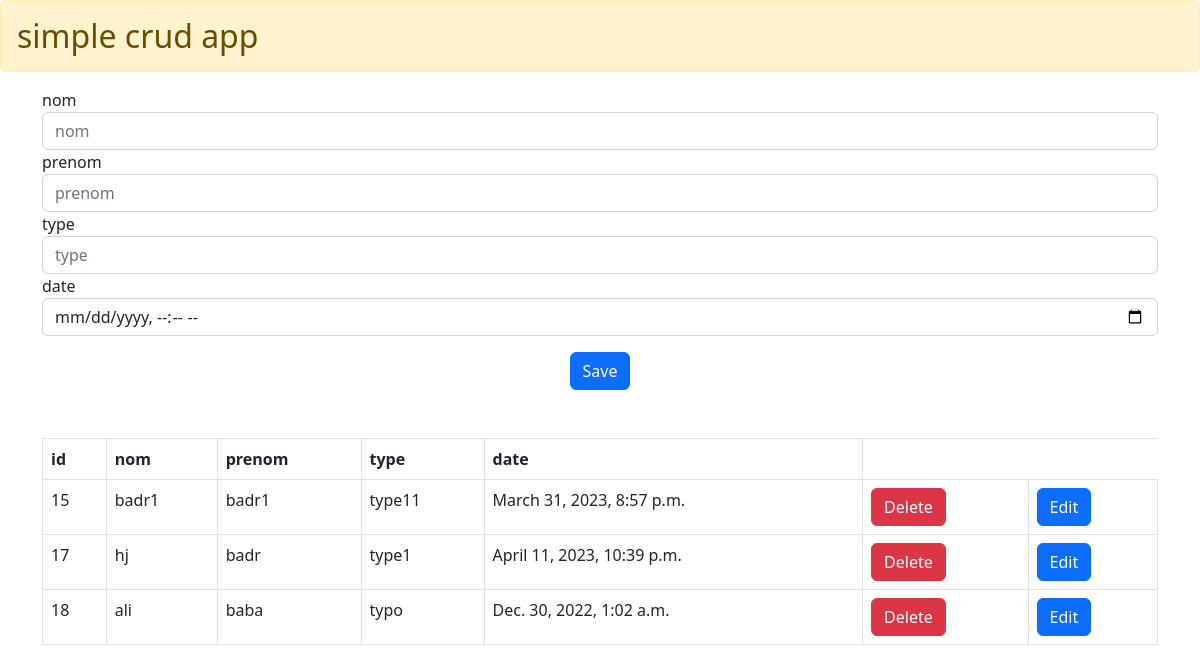
The page / on the database its author committed.
### app/models.py (models this page shows)
class Patient(models.Model):
    nom = models.CharField(max_length=70)
    prenom = models.CharField(max_length=80)
    type = models.CharField(max_length=80)
    date = models.DateTimeField(max_length=100)

### app/views.py (the view)
# urls.py: path('', index, name='index'),
def index(request):
    patient_list = Patient.objects.all()
    context = {
        'patient_list': patient_list
    }
    return render(request, 'index.html', context)

### templates/index.html (shortened to what this page needs)
<!doctype html>
<html lang="en">
  <head>
    <link href="https://cdn.jsdelivr.net/npm/bootstrap@5.2.3/dist/css/bootstrap.min.css" rel="stylesheet">
  </head>
  <body>
    <h2 class="alert alert-warning">simple crud app</h2>
    <div class="container mt-3">
    {% if sel_patient %}
        <form method="POST" action="{% url 'update_patient' sel_patient.id %}">
    {% csrf_token %}
  <div class="form-group">
    <label >nom</label>
    <input type="text" class="form-control"  value="{{ sel_patient.nom }}" name="nom"  placeholder="nom">
  </div>
    <div class="form-group">
    <label >prenom</label>
    <input type="text" class="form-control" value="{{ sel_patient.prenom }}" name="prenom" placeholder="prenom">
  </div>
    <div class="form-group">
    <label >type</label>
    <input type="text" class="form-control"  value="{{ sel_patient.type }}" name="type" placeholder="type">
  </div>
    <div class="form-group">
    <label >date</label>
    <input type="datetime-local" class="form-control" value="{{ sel_patient.date }}" name="date" placeholder="date">
  </div>
<div class="text-center mt-3">
      <button type="submit" class="btn btn-primary">Update</button>
</div>
</form>
    {% else  %}
<form method="POST" action="{% url 'add_patient' %}">
  <div class="form-group">
    <label >nom</label>
    <input type="text" class="form-control"  name="nom" placeholder="nom">
  </div>
    <div class="form-group">
    <label >prenom</label>
    <input type="text" class="form-control"  name="prenom" placeholder="prenom">
  </div>
    <div class="form-group">
    <label >type</label>
    <input type="text" class="form-control"  name="type" placeholder="type">
  </div>
    <div class="form-group">
    <label >date</label>
    <input type="datetime-local" class="form-control"  name="date" placeholder="date">
  </div>
<div class="text-center mt-3">
      <button type="submit" class="btn btn-primary">Save</button>
</div>
</form>
    {% endif %}
        <div>
<table class="table table-bordered mt-5">
  <thead>
    <tr>
      <th scope="col">id</th>
      <th scope="col">nom</th>
      <th scope="col">prenom</th>
      <th scope="col">type</th>
      <th scope="col">date</th>
    </tr>
  </thead>
  <tbody>
  {% for i in patient_list %}
    <tr>
      <td>{{i.id}}</td>
      <td>{{i.nom  }}</td>
      <td>{{i.prenom}}</td>
      <td>{{i.type}}</td>
      <td>{{i.date}}</td>
      <td>
         <a href="{% url 'delete_patient' i.id %}" class="btn btn-danger">Delete</a>
      </td>
        <td>
         <a href="{% url 'edite_patient' i.id %}" class="btn btn-primary">Edit</a>
      </td>
    </tr>
    {% endfor %}
  </tbody>
</table>
        </div>
    </div>
  </body>
</html>

### rows shown on the page
Patient: id "15", nom "badr1", prenom "badr1", type "type11", date "March 31, 2023, 8:57 p.m."
Patient: id "17", nom "hj", prenom "badr", type "type1", date "April 11, 2023, 10:39 p.m."
Patient: id "18", nom "ali", prenom "baba", type "typo", date "Dec. 30, 2022, 1:02 a.m."
